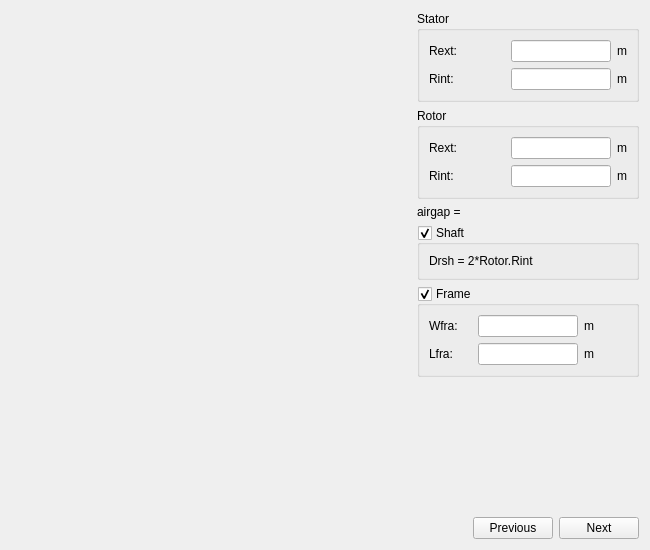
<?xml version="1.0" encoding="UTF-8"?>
<ui version="4.0">
 <class>SMachineDimension</class>
 <widget class="QWidget" name="SMachineDimension">
  <property name="geometry">
   <rect>
    <x>0</x>
    <y>0</y>
    <width>650</width>
    <height>550</height>
   </rect>
  </property>
  <property name="minimumSize">
   <size>
    <width>650</width>
    <height>550</height>
   </size>
  </property>
  <property name="windowTitle">
   <string>Form</string>
  </property>
  <layout class="QHBoxLayout" name="horizontalLayout_2">
   <item>
    <widget class="QLabel" name="img_machine">
     <property name="minimumSize">
      <size>
       <width>400</width>
       <height>400</height>
      </size>
     </property>
     <property name="maximumSize">
      <size>
       <width>16777215</width>
       <height>16777215</height>
      </size>
     </property>
     <property name="text">
      <string/>
     </property>
     <property name="pixmap">
      <pixmap resource="../../../Resources/pyleecan.qrc">:/images/images/MachineSetup/MachineDimension/Dim_IRS.png</pixmap>
     </property>
     <property name="scaledContents">
      <bool>true</bool>
     </property>
    </widget>
   </item>
   <item>
    <layout class="QVBoxLayout" name="verticalLayout">
     <item>
      <widget class="QGroupBox" name="g_stator">
       <property name="minimumSize">
        <size>
         <width>150</width>
         <height>0</height>
        </size>
       </property>
       <property name="maximumSize">
        <size>
         <width>16777215</width>
         <height>16777215</height>
        </size>
       </property>
       <property name="title">
        <string>Stator</string>
       </property>
       <layout class="QGridLayout" name="gridLayout_2">
        <item row="0" column="0">
         <widget class="QLabel" name="in_SRext">
          <property name="minimumSize">
           <size>
            <width>30</width>
            <height>0</height>
           </size>
          </property>
          <property name="toolTip">
           <string>Stator external radius</string>
          </property>
          <property name="text">
           <string>Rext:</string>
          </property>
         </widget>
        </item>
        <item row="0" column="1">
         <widget class="FloatEdit" name="lf_SRext">
          <property name="maximumSize">
           <size>
            <width>100</width>
            <height>16777215</height>
           </size>
          </property>
          <property name="toolTip">
           <string>Stator external radius</string>
          </property>
         </widget>
        </item>
        <item row="0" column="2">
         <widget class="QLabel" name="unit_SRext">
          <property name="sizePolicy">
           <sizepolicy hsizetype="Fixed" vsizetype="Preferred">
            <horstretch>0</horstretch>
            <verstretch>0</verstretch>
           </sizepolicy>
          </property>
          <property name="text">
           <string>m</string>
          </property>
         </widget>
        </item>
        <item row="1" column="0">
         <widget class="QLabel" name="in_SRint">
          <property name="minimumSize">
           <size>
            <width>30</width>
            <height>0</height>
           </size>
          </property>
          <property name="toolTip">
           <string>Stator internal radius</string>
          </property>
          <property name="text">
           <string>Rint:</string>
          </property>
         </widget>
        </item>
        <item row="1" column="1">
         <widget class="FloatEdit" name="lf_SRint">
          <property name="maximumSize">
           <size>
            <width>100</width>
            <height>100</height>
           </size>
          </property>
          <property name="toolTip">
           <string>Stator internal radius</string>
          </property>
         </widget>
        </item>
        <item row="1" column="2">
         <widget class="QLabel" name="unit_SRint">
          <property name="sizePolicy">
           <sizepolicy hsizetype="Fixed" vsizetype="Preferred">
            <horstretch>0</horstretch>
            <verstretch>0</verstretch>
           </sizepolicy>
          </property>
          <property name="text">
           <string>m</string>
          </property>
         </widget>
        </item>
       </layout>
      </widget>
     </item>
     <item>
      <widget class="QGroupBox" name="g_rotor">
       <property name="title">
        <string>Rotor</string>
       </property>
       <layout class="QGridLayout" name="gridLayout_3">
        <item row="0" column="0">
         <widget class="QLabel" name="in_RRext">
          <property name="minimumSize">
           <size>
            <width>30</width>
            <height>0</height>
           </size>
          </property>
          <property name="toolTip">
           <string>Rotor external radius</string>
          </property>
          <property name="text">
           <string>Rext:</string>
          </property>
         </widget>
        </item>
        <item row="0" column="1">
         <widget class="FloatEdit" name="lf_RRext">
          <property name="maximumSize">
           <size>
            <width>100</width>
            <height>16777215</height>
           </size>
          </property>
          <property name="toolTip">
           <string>Rotor external radius</string>
          </property>
         </widget>
        </item>
        <item row="0" column="2">
         <widget class="QLabel" name="unit_RRext">
          <property name="sizePolicy">
           <sizepolicy hsizetype="Fixed" vsizetype="Preferred">
            <horstretch>0</horstretch>
            <verstretch>0</verstretch>
           </sizepolicy>
          </property>
          <property name="text">
           <string>m</string>
          </property>
         </widget>
        </item>
        <item row="1" column="0">
         <widget class="QLabel" name="in_RRint">
          <property name="minimumSize">
           <size>
            <width>30</width>
            <height>0</height>
           </size>
          </property>
          <property name="toolTip">
           <string>Rotor internal radius</string>
          </property>
          <property name="text">
           <string>Rint:</string>
          </property>
         </widget>
        </item>
        <item row="1" column="1">
         <widget class="FloatEdit" name="lf_RRint">
          <property name="maximumSize">
           <size>
            <width>100</width>
            <height>100</height>
           </size>
          </property>
          <property name="toolTip">
           <string>Rotor internal radius</string>
          </property>
         </widget>
        </item>
        <item row="1" column="2">
         <widget class="QLabel" name="unit_RRint">
          <property name="sizePolicy">
           <sizepolicy hsizetype="Fixed" vsizetype="Preferred">
            <horstretch>0</horstretch>
            <verstretch>0</verstretch>
           </sizepolicy>
          </property>
          <property name="text">
           <string>m</string>
          </property>
         </widget>
        </item>
       </layout>
      </widget>
     </item>
     <item>
      <widget class="QLabel" name="out_airgap">
       <property name="toolTip">
        <string>mechanical airgap width (distance between stator bore and rotor bore radii)</string>
       </property>
       <property name="text">
        <string>airgap = </string>
       </property>
      </widget>
     </item>
     <item>
      <widget class="QGroupBox" name="g_shaft">
       <property name="minimumSize">
        <size>
         <width>0</width>
         <height>0</height>
        </size>
       </property>
       <property name="title">
        <string>Shaft</string>
       </property>
       <property name="checkable">
        <bool>true</bool>
       </property>
       <layout class="QHBoxLayout" name="horizontalLayout_5">
        <item>
         <widget class="QLabel" name="out_Drsh">
          <property name="toolTip">
           <string>Shaft Diameter</string>
          </property>
          <property name="text">
           <string>Drsh = 2*Rotor.Rint</string>
          </property>
         </widget>
        </item>
       </layout>
      </widget>
     </item>
     <item>
      <widget class="QGroupBox" name="g_frame">
       <property name="title">
        <string>Frame</string>
       </property>
       <property name="checkable">
        <bool>true</bool>
       </property>
       <layout class="QGridLayout" name="gridLayout">
        <item row="0" column="0">
         <widget class="QLabel" name="in_Wfra">
          <property name="toolTip">
           <string>Frame width</string>
          </property>
          <property name="whatsThis">
           <string>Frame width</string>
          </property>
          <property name="text">
           <string>Wfra:</string>
          </property>
         </widget>
        </item>
        <item row="0" column="1">
         <widget class="FloatEdit" name="lf_Wfra">
          <property name="maximumSize">
           <size>
            <width>100</width>
            <height>16777215</height>
           </size>
          </property>
          <property name="toolTip">
           <string>Frame width</string>
          </property>
          <property name="whatsThis">
           <string>Frame width</string>
          </property>
         </widget>
        </item>
        <item row="0" column="2">
         <widget class="QLabel" name="unit_Wfra">
          <property name="toolTip">
           <string>Frame width</string>
          </property>
          <property name="whatsThis">
           <string>Frame width</string>
          </property>
          <property name="text">
           <string>m</string>
          </property>
         </widget>
        </item>
        <item row="1" column="0">
         <widget class="QLabel" name="in_Lfra">
          <property name="toolTip">
           <string>Frame length</string>
          </property>
          <property name="whatsThis">
           <string>Frame length</string>
          </property>
          <property name="text">
           <string>Lfra:</string>
          </property>
         </widget>
        </item>
        <item row="1" column="1">
         <widget class="FloatEdit" name="lf_Lfra">
          <property name="maximumSize">
           <size>
            <width>100</width>
            <height>16777215</height>
           </size>
          </property>
          <property name="toolTip">
           <string>Frame length</string>
          </property>
          <property name="whatsThis">
           <string>Frame length</string>
          </property>
         </widget>
        </item>
        <item row="1" column="2">
         <widget class="QLabel" name="unit_Lfra">
          <property name="toolTip">
           <string>Frame length</string>
          </property>
          <property name="whatsThis">
           <string>Frame length</string>
          </property>
          <property name="text">
           <string>m</string>
          </property>
         </widget>
        </item>
       </layout>
      </widget>
     </item>
     <item>
      <spacer name="verticalSpacer">
       <property name="orientation">
        <enum>Qt::Vertical</enum>
       </property>
       <property name="sizeHint" stdset="0">
        <size>
         <width>20</width>
         <height>40</height>
        </size>
       </property>
      </spacer>
     </item>
     <item>
      <layout class="QHBoxLayout" name="horizontalLayout">
       <item>
        <spacer name="horizontalSpacer">
         <property name="orientation">
          <enum>Qt::Horizontal</enum>
         </property>
         <property name="sizeHint" stdset="0">
          <size>
           <width>40</width>
           <height>20</height>
          </size>
         </property>
        </spacer>
       </item>
       <item>
        <widget class="QPushButton" name="b_previous">
         <property name="text">
          <string>Previous</string>
         </property>
        </widget>
       </item>
       <item>
        <widget class="QPushButton" name="b_next">
         <property name="text">
          <string>Next</string>
         </property>
        </widget>
       </item>
      </layout>
     </item>
    </layout>
   </item>
  </layout>
 </widget>
 <customwidgets>
  <customwidget>
   <class>FloatEdit</class>
   <extends>QLineEdit</extends>
   <header>pyleecan.GUI/Tools/FloatEdit.h</header>
  </customwidget>
 </customwidgets>
 <resources>
  <include location="../../../Resources/pyleecan.qrc"/>
  <include location="../../../Resources/pyleecan.qrc"/>
  <include location="../../../Resources/pyleecan.qrc"/>
 </resources>
 <connections>
  <connection>
   <sender>g_shaft</sender>
   <signal>toggled(bool)</signal>
   <receiver>out_Drsh</receiver>
   <slot>setVisible(bool)</slot>
   <hints>
    <hint type="sourcelabel">
     <x>251</x>
     <y>213</y>
    </hint>
    <hint type="destinationlabel">
     <x>253</x>
     <y>235</y>
    </hint>
   </hints>
  </connection>
  <connection>
   <sender>g_frame</sender>
   <signal>toggled(bool)</signal>
   <receiver>in_Lfra</receiver>
   <slot>setVisible(bool)</slot>
   <hints>
    <hint type="sourcelabel">
     <x>282</x>
     <y>273</y>
    </hint>
    <hint type="destinationlabel">
     <x>292</x>
     <y>292</y>
    </hint>
   </hints>
  </connection>
  <connection>
   <sender>g_frame</sender>
   <signal>toggled(bool)</signal>
   <receiver>unit_Lfra</receiver>
   <slot>setVisible(bool)</slot>
   <hints>
    <hint type="sourcelabel">
     <x>493</x>
     <y>277</y>
    </hint>
    <hint type="destinationlabel">
     <x>479</x>
     <y>290</y>
    </hint>
   </hints>
  </connection>
 </connections>
</ui>
